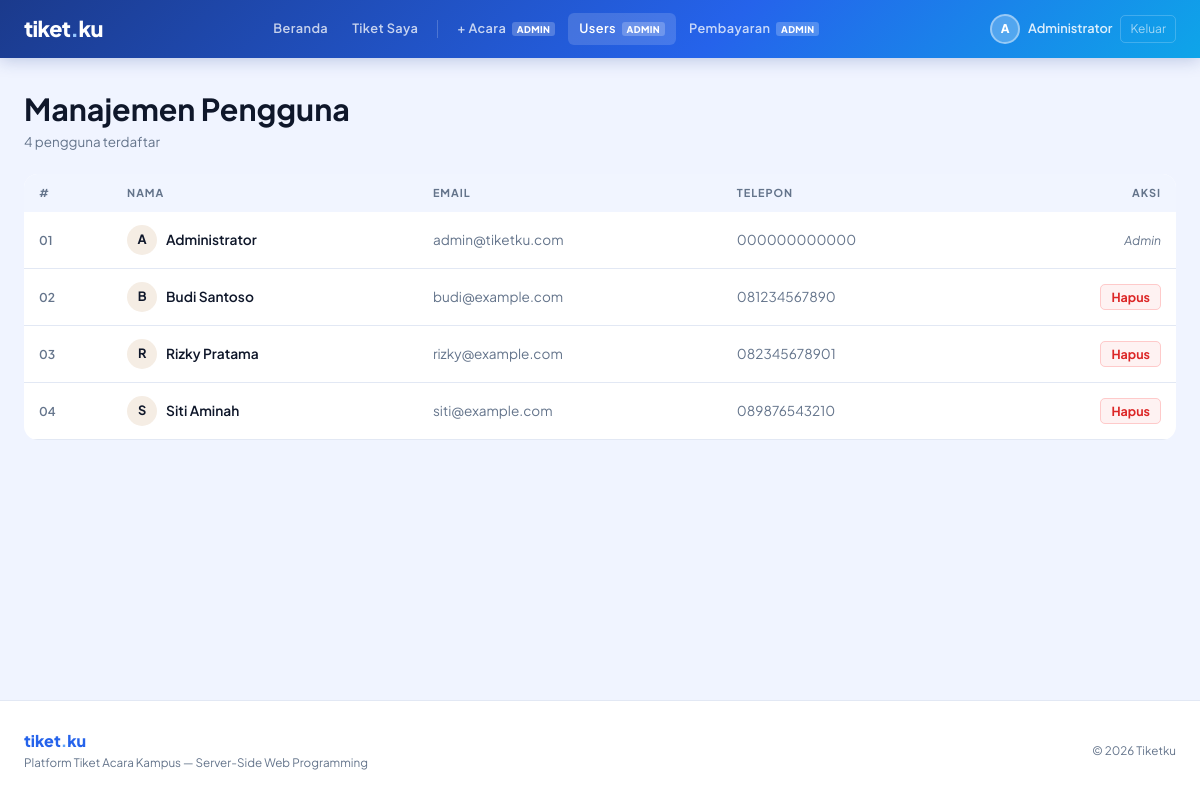
/public/index.php?controller=user&action=index (signed in), run on the app's committed database.
### tables this page shows
CREATE TABLE IF NOT EXISTS users (
    id         INT AUTO_INCREMENT PRIMARY KEY,
    name       VARCHAR(100) NOT NULL,
    email      VARCHAR(100) UNIQUE NOT NULL,
    phone      VARCHAR(20),
    password   VARCHAR(255) NOT NULL DEFAULT '',
    created_at TIMESTAMP DEFAULT CURRENT_TIMESTAMP
);

### controllers/UserController.php (called while the page is built, shortened)
<?php
require_once __DIR__ . '/../models/User.php';
class UserController {
    private $user;
    public function __construct($db) {
        $this->user = new User($db);
    }
    public function index() {
        $stmt  = $this->user->readAll();
        $users = $stmt->fetchAll(PDO::FETCH_ASSOC);
        require_once __DIR__ . '/../views/users/index.php';
    }
}
?>

### models/User.php (called while the page is built, shortened)
<?php
class User {
    private $conn;
    private $table_name = "users";
    public function __construct($db) {
        $this->conn = $db;
    }
    public function readAll() {
        $query = "SELECT * FROM " . $this->table_name . " ORDER BY name ASC";
        $stmt  = $this->conn->prepare($query);
        $stmt->execute();
        return $stmt;
    }
}
?>

### views/users/index.php (the view, shortened to what this page needs)
<div>
    <div style="display:flex;justify-content:space-between;align-items:center;margin-bottom:22px;flex-wrap:wrap;gap:12px;">
        <div>
            <h1 style="font-size:1.9rem;font-weight:700;color:var(--charcoal);">Manajemen Pengguna</h1>
            <p style="color:var(--muted);font-size:0.84rem;"><?= count($users) ?> pengguna terdaftar</p>
        </div>
    </div>
    <div style="background:white;border-radius:14px;border:1px solid var(--stone-warm);overflow:hidden;">
        <div style="overflow-x:auto;">
            <table class="data-table">
                <thead><tr><th>#</th><th>Nama</th><th>Email</th><th>Telepon</th><th style="text-align:right;">Aksi</th></tr></thead>
                <tbody>
                    <?php foreach ($users as $i => $u): ?>
                    <tr>
                        <td style="color:var(--muted);font-size:0.76rem;font-weight:600;"><?= str_pad($i+1,2,'0',STR_PAD_LEFT) ?></td>
                        <td>
                            <div style="display:flex;align-items:center;gap:9px;">
                                <div style="width:30px;height:30px;border-radius:50%;background:#F5EDE4;display:flex;align-items:center;justify-content:center;font-weight:700;color:var(--terracotta);font-size:0.8rem;flex-shrink:0;"><?= strtoupper(substr($u['name'],0,1)) ?></div>
                                <span style="font-weight:600;color:var(--charcoal);"><?= htmlspecialchars($u['name']) ?></span>
                            </div>
                        </td>
                        <td style="color:var(--muted);font-size:0.85rem;"><?= htmlspecialchars($u['email']) ?></td>
                        <td style="color:var(--muted);font-size:0.85rem;"><?= htmlspecialchars($u['phone']) ?></td>
                        <td style="text-align:right;">
                            <?php if ($u['email'] !== 'admin@tiketku.com'): ?>
                            <a href="?controller=user&action=delete&id=<?= $u['id'] ?>" style="background:#FEF2F2;color:#DC2626;padding:4px 10px;border-radius:5px;font-size:0.78rem;font-weight:700;text-decoration:none;border:1px solid #FECACA;" onclick="return confirm('Hapus user ini?');">Hapus</a>
                            <?php else: ?><span style="font-size:0.76rem;color:var(--muted);font-style:italic;">Admin</span><?php endif; ?>
                        </td>
                    </tr>
                    <?php endforeach; ?>
                </tbody>
            </table>
        </div>
    </div>
</div>
<?php $content = ob_get_clean(); require_once __DIR__ . '/../layouts/main.php'; ?>

### public/index.php (shortened to what this page needs)
<?php
$database = new Database();
$db       = $database->getConnection();
$controllerName = $_GET['controller'] ?? 'event';
$actionName     = $_GET['action']     ?? 'index';
switch ($controllerName) {
    case 'user':
        require_once __DIR__ . '/../controllers/UserController.php';
        $controller = new UserController($db);
        break;
}
if (method_exists($controller, $actionName)) {
    $controller->{$actionName}();
} else {
    echo "Action not found.";
}
?>

### views/layouts/main.php (shortened to what this page needs)
<!DOCTYPE html>
<html lang="id">
<head>
    <script src="https://cdn.tailwindcss.com"></script>
</head>
<body>
<nav class="navbar">
    <div class="nav-inner">
        <a href="/event_ticketing/public/index.php" class="nav-logo">tiket<span class="dot">.</span>ku</a>
        <div class="nav-links">
            <a href="/event_ticketing/public/index.php?controller=event&action=index"
               class="nav-link <?= (($_GET['controller'] ?? 'event') === 'event') ? 'active' : '' ?>">Beranda</a>
            <?php if (isset($_SESSION['user_id'])): ?>
                <a href="/event_ticketing/public/index.php?controller=ticket&action=index"
                   class="nav-link <?= (($_GET['controller'] ?? '') === 'ticket') ? 'active' : '' ?>">Tiket Saya</a>
            <?php endif; ?>
            <?php if (isset($_SESSION['is_admin']) && $_SESSION['is_admin']): ?>
                <a href="/event_ticketing/public/index.php?controller=event&action=create"
                   class="nav-link">+ Acara <span class="nav-badge">Admin</span></a>
                <a href="/event_ticketing/public/index.php?controller=user&action=index"
                   class="nav-link <?= (($_GET['controller'] ?? '') === 'user') ? 'active' : '' ?>">Users <span class="nav-badge">Admin</span></a>
                <a href="/event_ticketing/public/index.php?controller=payment&action=index"
                   class="nav-link <?= (($_GET['controller'] ?? '') === 'payment') ? 'active' : '' ?>">Pembayaran <span class="nav-badge">Admin</span></a>
            <?php endif; ?>
        </div>
        <div class="nav-user">
            <?php if (isset($_SESSION['user_id'])): ?>
                <div class="nav-avatar"><?= strtoupper(substr($_SESSION['user_name'] ?? 'U', 0, 1)) ?></div>
                <span class="nav-username"><?= htmlspecialchars($_SESSION['user_name'] ?? '') ?></span>
                <a href="/event_ticketing/public/index.php?controller=auth&action=logout" class="nav-logout">Keluar</a>
            <?php else: ?>
                <a href="/event_ticketing/public/index.php?controller=auth&action=login"  class="nav-link">Masuk</a>
                <a href="/event_ticketing/public/index.php?controller=auth&action=register" class="btn-white" style="padding:6px 16px;font-size:0.79rem;">Daftar</a>
            <?php endif; ?>
        </div>
    </div>
</nav>
<main>
    <div style="max-width:1200px;margin:0 auto;padding:28px 24px;" class="page-fade">
        <?= $content ?? '' ?>
    </div>
</main>
<footer style="padding:28px 24px;border-top:1px solid var(--border);background:#fff;margin-top:48px;">
    <div style="max-width:1200px;margin:0 auto;display:flex;justify-content:space-between;align-items:center;flex-wrap:wrap;gap:10px;">
        <div>
            <span style="font-weight:800;font-size:1rem;color:var(--blue-mid);">tiket<span style="color:var(--blue-light);">.</span>ku</span>
            <p style="font-size:0.73rem;color:var(--muted);margin-top:1px;">Platform Tiket Acara Kampus — Server-Side Web Programming</p>
        </div>
        <p style="font-size:0.73rem;color:var(--muted);">© 2026 Tiketku</p>
    </div>
</footer>
</body>
</html>

### views/layouts/main.php (style rules this page uses)
:root { --white: #FFFFFF; --bg: #F0F4FF; --bg-card: #FFFFFF; --border: #E2E8F4; --blue-deep: #1B3A8C; --blue-mid: #2563EB; --blue-soft: #3B82F6; --blue-light: #60A5FA; --blue-pale: #DBEAFE; --blue-xpale: #EFF6FF; --cyan: #0EA5E9; --ink: #0F172A; --ink-soft: #334155; --muted: #64748B; --muted-light: #94A3B8; --success: #10B981; --warning: #F59E0B; --danger: #EF4444; --grad-main: linear-gradient(135deg, #1B3A8C 0%, #2563EB 60%, #0EA5E9 100%); --grad-card: linear-gradient(135deg, #1e40af 0%, #3b82f6 100%); --shadow-blue: 0 4px 20px rgba(37,99,235,0.18); --shadow-card: 0 2px 16px rgba(15,23,42,0.07); }
*, *::before, *::after { box-sizing: border-box; margin: 0; padding: 0; }
html { height: 100%; }
body { font-family: 'Plus Jakarta Sans', sans-serif; background: var(--bg); color: var(--ink); min-height: 100vh; display: flex; flex-direction: column; }
.navbar { background: var(--grad-main); position: sticky; top: 0; z-index: 50; box-shadow: 0 2px 16px rgba(27,58,140,0.25); }
.nav-inner { max-width: 1200px; margin: 0 auto; padding: 0 24px; height: 58px; display: flex; align-items: center; justify-content: space-between; gap: 16px; }
.nav-logo { font-weight: 800; font-size: 1.35rem; color: #FFFFFF; text-decoration: none; letter-spacing: -0.03em; }
.nav-logo .dot { color: #93C5FD; }
.nav-links { display: flex; align-items: center; gap: 2px; }
.nav-link { color: rgba(255,255,255,0.75); font-size: 0.8rem; font-weight: 600; letter-spacing: 0.03em; padding: 6px 11px; border-radius: 6px; text-decoration: none; transition: all 0.15s; }
.nav-link:hover, .nav-link.active { color: #fff; background: rgba(255,255,255,0.15); }
.nav-badge { background: rgba(255,255,255,0.22); color: #fff; font-size: 0.58rem; font-weight: 800; padding: 1px 5px; border-radius: 3px; letter-spacing: 0.04em; text-transform: uppercase; vertical-align: middle; margin-left: 3px; }
.nav-user { display: flex; align-items: center; gap: 8px; }
.nav-avatar { width: 30px; height: 30px; border-radius: 50%; background: rgba(255,255,255,0.25); border: 2px solid rgba(255,255,255,0.4); color: #fff; font-weight: 800; font-size: 0.75rem; display: flex; align-items: center; justify-content: center; flex-shrink: 0; }
.nav-username { color: rgba(255,255,255,0.85); font-size: 0.8rem; font-weight: 600; }
.nav-logout { color: rgba(255,255,255,0.6); font-size: 0.75rem; text-decoration: none; padding: 4px 9px; border-radius: 5px; border: 1px solid rgba(255,255,255,0.2); transition: all 0.15s; }
.data-table { width: 100%; border-collapse: collapse; }
.data-table thead th { background: #F1F5FF; padding: 11px 15px; text-align: left; font-size: 0.68rem; font-weight: 700; letter-spacing: 0.09em; text-transform: uppercase; color: var(--muted); }
.data-table tbody tr { border-bottom: 1px solid var(--border); transition: background 0.12s; }
.data-table tbody td { padding: 13px 15px; font-size: 0.86rem; }
.page-fade { animation: fadeUp 0.3s ease both; }
main { flex: 1 0 auto; }
footer { flex-shrink: 0; }

### data on the page
users: i "01", name "A", name "Administrator", email "admin@tiketku.com", phone "000000000000"
users: i "02", name "B", name "Budi Santoso", email "budi@example.com", phone "081234567890"
users: i "03", name "R", name "Rizky Pratama", email "rizky@example.com", phone "082345678901"
users: i "04", name "S", name "Siti Aminah", email "siti@example.com", phone "089876543210"

### other printed values
substr($_SESSION['user_name'] ?? 'U', 0, 1) "A"
$_SESSION['user_name'] "Administrator"
count($users) "4"
